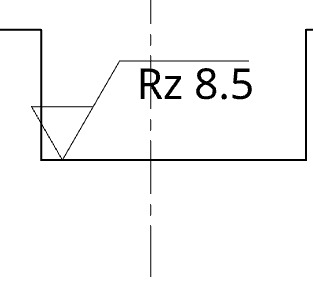
#> input picture Image/input noisy.jpg, 313 x 303 px
$ python 'image_recognition 1.py'
#> lines starting #> are read from the running program, lines starting #| are printed output that depends on the picture; after the words box and inside, x2 and y2 are one past the last pixel; in counts of white or black regions, pixels touching at a corner belong together
import cv2
import numpy as np

# Read the image
image_path = 'Image/input noisy.jpg'
image = cv2.imread(image_path)
#> image is the input picture: shape (303, 313, 3); min 0, max 255, mean 247.6

# Check if image is loaded successfully
if image is None:
    print(f"Error: Unable to load image from '{image_path}'")
    exit()

# Convert the image to grayscale
gray = cv2.cvtColor(image, cv2.COLOR_BGR2GRAY)

# Apply Gaussian blur to reduce noise
blur = cv2.GaussianBlur(gray, (5, 5), 0)
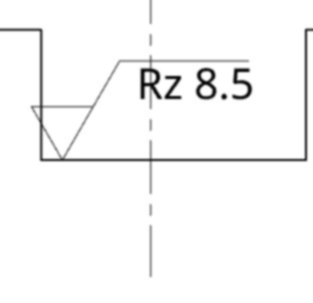
#> blur: shape (303, 313); min 5, max 255, mean 247.6

# Apply edge detection using the Canny algorithm
edges = cv2.Canny(blur, 50, 150, apertureSize=3)
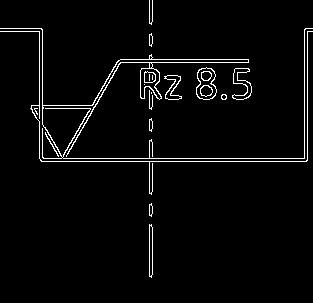
#> edges: shape (303, 313); 3.1% white in thin lines or dots

# Find lines in the edge-detected image using the probabilistic Hough transform
lines = cv2.HoughLinesP(edges, rho=1, theta=np.pi/180, threshold=20, minLineLength=50, maxLineGap=10)
#> lines = 13 rows, first 6: [39, 158, 307, 158], [41, 161, 306, 161], [120, 59, 248, 59], [116, 62, 248, 62], [149, 276, 149, 0], [39, 157, 39, 28]

# Create a mask to store segmented lines
line_mask = np.zeros_like(edges)

# Define thresholds for horizontal highlighting
min_horizontal_length = 80 # Minimum length of a horizontal line to be highlighted
max_horizontal_length = 200  # Maximum length of a horizontal line to be highlighted

# Filter and draw non-vertical and non-horizontal lines, handling overlapping segments
if lines is not None:
    for line in lines:
        x1, y1, x2, y2 = line[0]
        # Calculate the absolute slope of the line
        slope = abs((y2 - y1) / (x2 - x1 + 1e-6))  # Adding a small value to avoid division by zero

        # Skip lines close to horizontal or vertical
        if slope < 0.1 or slope > 10:
            length = abs(x2 - x1)
            # Highlight horizontal lines within specified length range
            if min_horizontal_length < length < max_horizontal_length:
                # Check for overlapping segments
                if np.any(line_mask[y1:y2, x1:x2] != 0):
                    continue
                # Draw the line on the mask
                cv2.line(line_mask, (x1, y1), (x2, y2), 255, 2)
            continue

        # Check for overlapping segments
        if np.any(line_mask[y1:y2, x1:x2] != 0):
            continue

        # Draw the line on the mask
        cv2.line(line_mask, (x1, y1), (x2, y2), 255, 2)
#> this loop made 13 passes
#> (x1, y1, x2, y2, slope, length) on passes 1, 2, 3, 4, 5, 6, 7, 8, 9, 12, 13: (39, 158, 307, 158, 0, 268), (41, 161, 306, 161, 0, 265), (120, 59, 248, 59, 0, 128), (116, 62, 248, 62, 0, 132), (149, 276, 149, 0, 276000000, 0), (39, 157, 39, 28, 129000000, 0), (304, 157, 304, 29, 128000000, 0), (307, 160, 307, 28, 132000000, 0), (42, 157, 42, 29, 128000000, 0), (30, 108, 89, 108, 0, 59), (151, 93, 151, 22, 71000000, 0)
#> (x1, y1, x2, y2, slope) on passes 10 to 11: (63, 154, 117, 61, 1.72), (66, 156, 119, 63, 1.75)
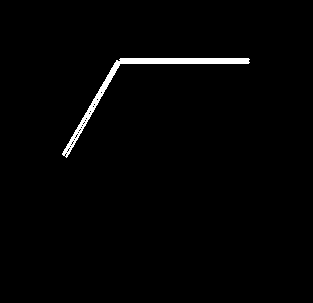
#> line_mask: shape (303, 313); 1.5% white; 1 white region, box (x1, y1, x2, y2) and area: (62, 58, 250, 158) 1406

# Draw the detected lines on a copy of the original image
lines_image = np.copy(image)
lines_image[line_mask != 0] = [0, 255, 0]
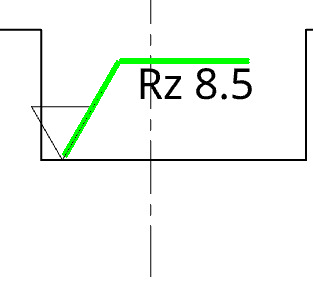
#> lines_image: shape (303, 313, 3); 1.48% of pixels changed, all inside (x1, y1, x2, y2) = (62, 58, 250, 158)

# Display the result
cv2.imshow("Highlighted Line Segments", lines_image)
cv2.waitKey(0)
cv2.destroyAllWindows()

$ run again, with Image/input dashed.jpg copied over Image/input noisy.jpg
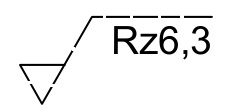
#> input picture Image/input dashed.jpg, 230 x 109 px
#> image is the input picture: shape (109, 230, 3); min 0, max 255, mean 239.7
#> `edges = cv2.Canny(blur, 50, 150, apertureSize=3)`:
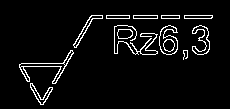
#> edges: shape (109, 230); 5.2% white in thin lines or dots, all inside (x1, y1, x2, y2) = (19, 15, 213, 105)
#> lines = [[91, 15, 212, 15], [89, 18, 211, 18], [40, 102, 90, 16], [43, 104, 92, 19], [131, 50, 208, 51], [142, 54, 209, 47], [114, 28, 175, 37]]
#> the loop `for line in lines:` made 7 passes
#> (x1, y1, x2, y2, slope, length) on passes 1, 2, 5: (91, 15, 212, 15, 0, 121), (89, 18, 211, 18, 0, 122), (131, 50, 208, 51, 0.013, 77)
#> `lines_image[line_mask != 0] = [0, 255, 0]`:
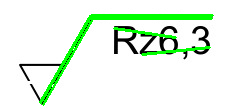
#> lines_image: shape (109, 230, 3); 6.77% of pixels changed, all inside (x1, y1, x2, y2) = (39, 14, 214, 106)
